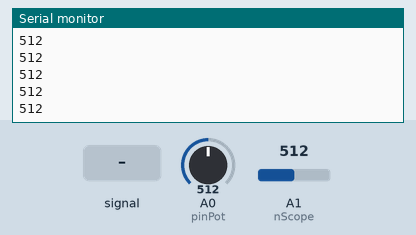
Simulated run of this sketch. Board: Arduino Uno, built with avr-gcc and run on an emulated ATmega328P. Parts: the last lines printed to the serial monitor. The test bench sets the inputs (shaded band); at power-on: A1 (nScope) = 512, A0 (pinPot) = 512.

Above: at 1.2 s.
1.3 s: A1 (nScope) fed a 200 Hz sine of ±81 counts around its level
At 1.9 s:
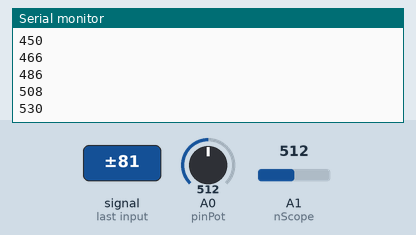
2.8 s: A1 (nScope) set to 716
At 3.7 s:
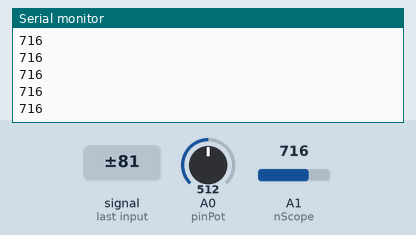
4.3 s: A1 (nScope) fed a 1000 Hz sine of ±255 counts around its level
5.8 s: A0 (pinPot) set to 306
At 6.3 s:
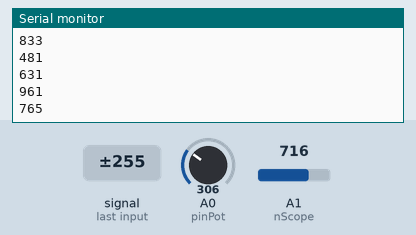
7.3 s: A1 (nScope) set to 775
At 7.9 s:
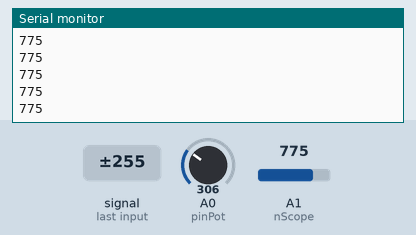
8.8 s: A0 (pinPot) set to 511
Timing chart, 0 to 11.3 s (numbered marks = the images above; inputs shaded):
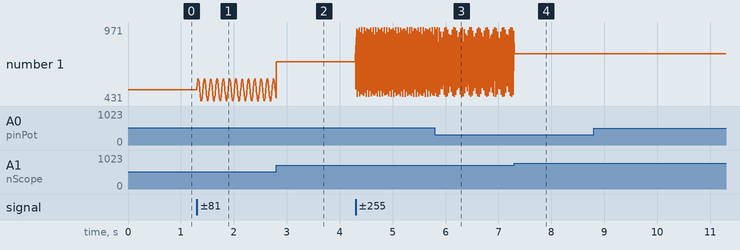

The sketch:

Exercise1.ino
```cpp
int valPot = 0; //potentiometer value
int valScope = 0; //nScope value
int pinPot = A0;
int nScope = A1;
unsigned long startTime;
unsigned long currentTime;
float fs = 0; // fs [Hz] = 1000 / dt
float dt = 0; //[ms]
void setup() {
  // put your setup code here, to run once:
  Serial.begin(115200);
}

void loop() {
  // put your main code here, to run repeatedly:
  startTime = micros(); //start time read
  valPot = analogRead(pinPot);

  if(valPot >= 0 && valPot <= 255){ //adjusting fs based on potentiometer value
    fs = 100;
  }
  else if(valPot >= 256 && valPot <= 510){
    fs = 142;
  }
  else if(valPot >= 511 && valPot <= 765){
    fs = 200;
  }
  else{
    fs = 500;
  }

  dt = (1000/fs) * 1000; //[microsec]
  valScope = analogRead(nScope);
  currentTime = micros(); //end time
  Serial.println(valScope);
  delayMicroseconds(dt - (currentTime - startTime)); //makes up for delay from if statements in arduino

}
```

Measured:
- after the input at 1.3 s, the serial monitor: prints a new line at once (image 1)
- plotted number 1: 512 → 452 after the input at 1.3 s
